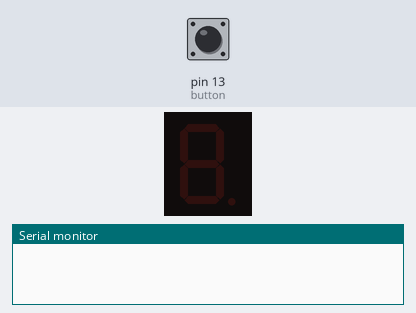
Recording of a sketch running on a simulated Arduino Uno, built with avr-gcc and run on an emulated ATmega328P. On the bench: 1-digit seven-segment display, the last lines printed to the serial monitor. Wiring (inferred from the names in the program): 1-digit 7-segment display, segments lit when HIGH: segments pin 2, pin 3, pin 4, pin 5, pin 6, pin 7, pin 8, pin 9. The test bench sets the inputs (shaded band); at power-on: pin 13 (button) LOW. Random numbers use the default seed unless the sketch sets one; the segment pins are drawn as the display they are named for.

Above: at 1.2 s.
1.3 s: pin 13 (button) pulled HIGH for 3.2 s
At 2.2 s:
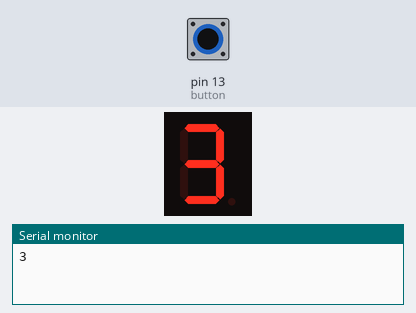
7.5 s: pin 13 (button) pulled HIGH for 3.2 s
At 11.6 s:
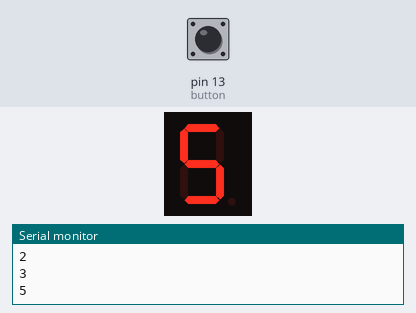
13.7 s: pin 13 (button) pulled HIGH for 0.15 s
At 14.0 s:
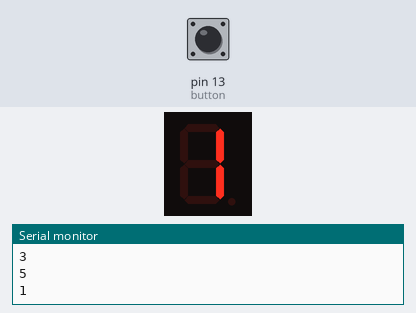
16.8 s: pin 13 (button) pulled HIGH for 1 s
20.8 s: pin 13 (button) pulled HIGH for 3.2 s
At 24.1 s:
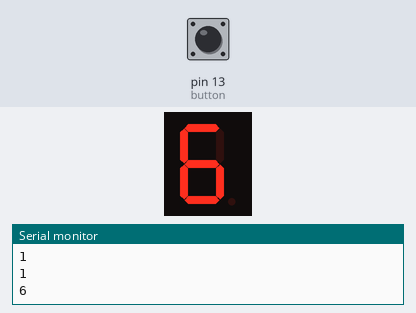
Timing chart, 0 to 25.6 s (numbered marks = the images above; inputs shaded):
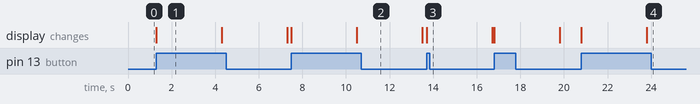

Measured:
- after the input at 1.3 s, the display: changes at once (image 1)
- after the input at 7.5 s, the display: first changes at once (image 2 shows a later state)
- after the input at 13.7 s, the display: changes at once (image 3)
- after the input at 20.8 s, the display: first changes at once (image 4 shows a later state)
- what the display in image 1 shows lasts 3.0 s, from 1.3 s to 4.3 s

The sketch:

wuerfel.ino
```cpp
/* Beschaltung des 7 Segment Displays
 *  Eingänge  a  b  c  d  e  f  g  dp
 *  Zahl 1:   0  1  1  0  0  0  0  0
 *  Zahl 2:   1  1  0  1  1  0  1  0
 *  Zahl 3:   1  1  1  1  0  0  1  0
 *  Zahl 4:   0  1  1  0  0  1  1  0
 *  Zahl 5:   1  0  1  1  0  1  1  0
 *  Zahl 6:   1  0  1  1  1  1  1  0
 */

//Pins am Arduino für die Ausgabe bzw Eingabe am 7 Segment Display
byte pin[] = {2, 3, 4, 5, 6, 7, 8, 9};
//            a  b  c  d  e  f  g  dp

int zahl [6][8] = {
                    {0, 1, 1, 0, 0, 0, 0, 0}, //1
                    {1, 1, 0, 1, 1, 0, 1, 0}, //2
                    {1, 1, 1, 1, 0, 0, 1, 0}, //3
                    {0, 1, 1, 0, 0, 1, 1, 0}, //4
                    {1, 0, 1, 1, 0, 1, 1, 0}, //5
                    {1, 0, 1, 1, 1, 1, 1, 0}, //6
                  };

const int button = 13; //am Pin 13 switch taster einlesen

int wuerfel();
void setDisplay(int number);

void setup()
{
  randomSeed(analogRead(A0));

  for(byte i = 0; i < 9; i++)
  {
    pinMode(pin[i], OUTPUT);
  }

  pinMode(button, INPUT);
  Serial.begin(9600);
}

void loop()
{
  if(digitalRead(button) == HIGH)
  {
    int ergebnis = wuerfel();
    Serial.println(ergebnis);
    setDisplay(ergebnis);
    delay(3000);
  }
  else
  {
    for(int i = 0; i < 9; i++)
    {
      digitalWrite(pin[i], LOW);
    }
  }
}


int wuerfel()
{
  int zufallszahl = random(6) + 1;
  return zufallszahl;
}

void setDisplay(int number)
{
  for(int i = 0; i < 9; i++)
  {
    digitalWrite(pin[i], zahl[number-1][i]);
  }
  /* statt LOW, HIGH kann man auch 1 und 0 nutzen (die stehen in der Liste zahl
   * mit i iteriere ich zum eine durch die Pins für das 7 Segment display,
   * und durch die einzelnen Werte der Zahl dür das 7 Segment Display
   */
}
```
